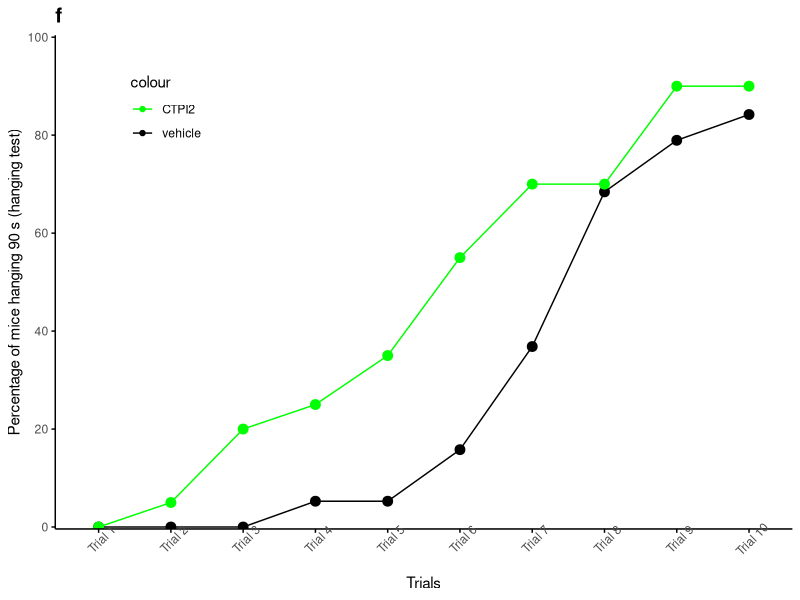
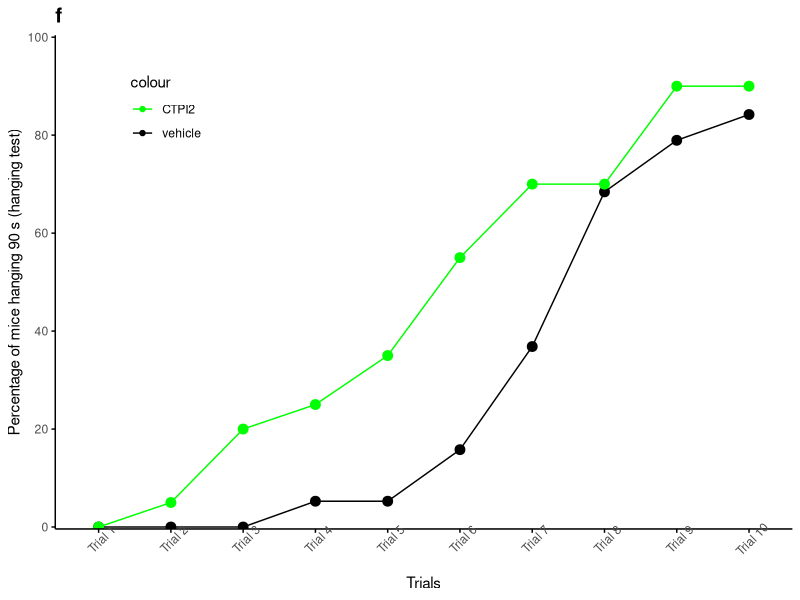

R code for these plots, in order:
## ---- chunk 1
library(dplyr)
library(readxl)
figure6 <- read_excel("Figure 6 Source data.xlsx", sheet = "Figure 6f")
colnames(figure6) <- c("Trials", "Vehicle", "CTPI2")
figure6 <- figure6[-1, ]
## ---- chunk 2
dim(figure6)
str(figure6)
head(figure6)
is.na(figure6)
## ---- chunk 3
library(ggplot2)
figure6$Trials <- factor(figure6$Trials, levels = c("Trial 1", "Trial 2", "Trial 3", "Trial 4", "Trial 5","Trial 6", "Trial 7", "Trial 8", "Trial 9", "Trial 10"))

str(figure6)
figure6$Vehicle <- as.numeric(figure6$Vehicle)
figure6$CTPI2 <- as.numeric(figure6$CTPI2)

fig6f<- ggplot(data = figure6, mapping = aes(x= Trials, group = 1))+
  geom_point(aes(y = Vehicle, color = "vehicle", size = "size"))+
  geom_line(aes(y = Vehicle, linewidth = "lw", color = "vehicle")) +
  geom_point(aes(y = CTPI2, size = "size", color = "CTPI2"))+
  geom_line(aes(y = CTPI2, linewidth = "lw", color = "CTPI2"))+
  scale_y_continuous(limits = c(0,100), breaks = seq(0,100, by = 20), expand = c(0.004,0))+
  scale_color_manual(values = c("vehicle"="black", "CTPI2" = "green"))+
  scale_linewidth_manual(values = c("lw"=0.5))+
  scale_size_manual(values = c("size"= 3))+
  labs(title = "f", x= "Trials", y = "Percentage of mice hanging 90 s (hanging test)")+
  guides(size = FALSE, linewidth = FALSE) +
  theme_minimal()+
  theme(axis.text.x = element_text(angle = 45)) +
  theme(panel.grid.minor = element_blank(), panel.grid.major = element_blank(), axis.line = element_line(color = "black"), axis.ticks = element_line(color = "black"))+
  theme(plot.title = element_text(size = 15, face = "bold")) +
  theme(legend.position = "inside",
        legend.position.inside = c(0.15,0.85)) 

print(fig6f)
ggsave("figure6f/fig6f.pdf")
